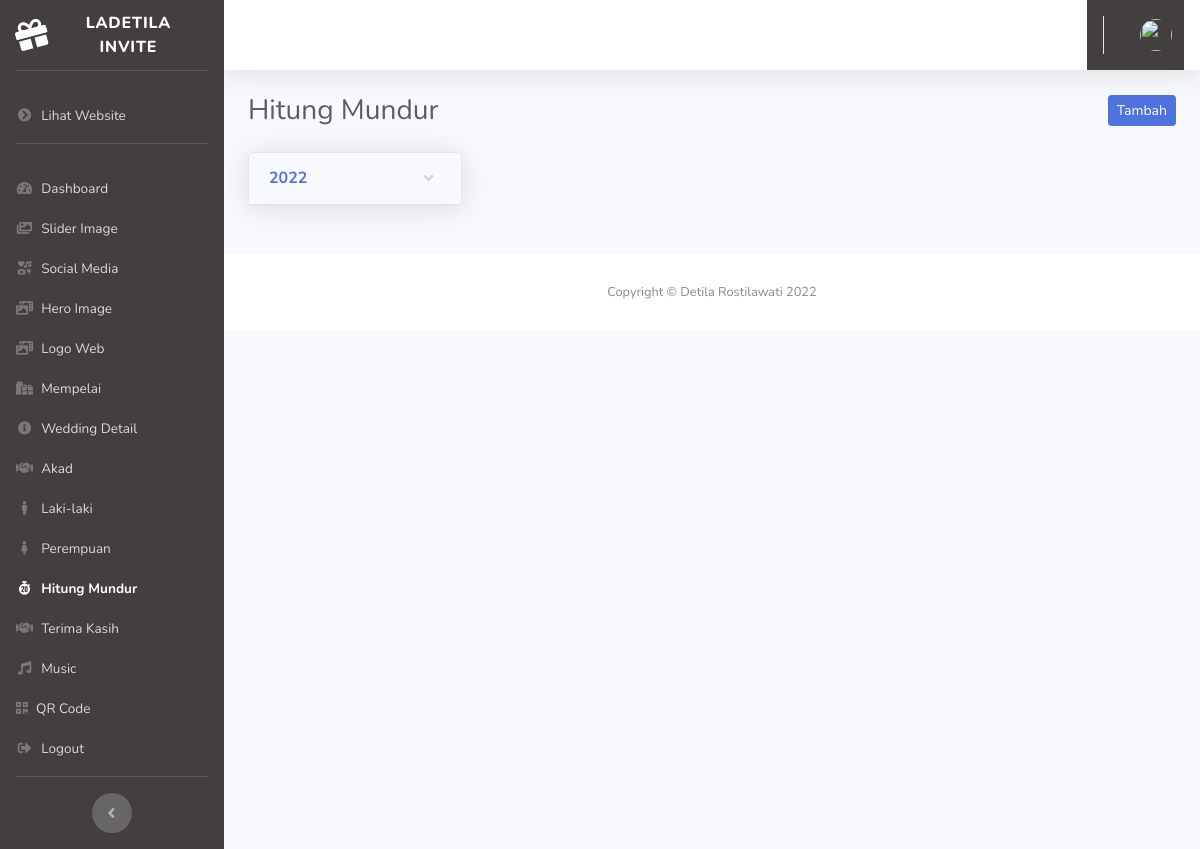
/index.php/admin/mundur, run on the app's committed database.
### tables this page shows
CREATE TABLE `user_sub_menu` (
  `id` int(11) NOT NULL,
  `title` varchar(128) NOT NULL,
  `url` varchar(128) NOT NULL,
  `icon` varchar(128) NOT NULL
);

CREATE TABLE `hitung_mundur` (
  `id` int(11) NOT NULL,
  `tahun` varchar(10) NOT NULL,
  `bulan` varchar(10) NOT NULL,
  `hari` varchar(10) NOT NULL
);

### application/controllers/Admin.php (called while the page is built, shortened)
<?php
class Admin extends CI_Controller
{
    public function mundur()
    {
        $data['title']  = 'Hitung Mundur';
        $data['user'] = $this->db->get_where('user', ['email' => $this->session->userdata('email')])->row_array();
        $this->db->order_by('id', 'DESC');
        $data['hitung_mundur'] = $this->db->get('hitung_mundur')->result_array();
        $this->form_validation->set_rules('tahun', 'Tahun', 'required');
        $this->form_validation->set_rules('bulan', 'Bulan', 'required');
        $this->form_validation->set_rules('hari', 'Hari', 'required');
        if ($this->form_validation->run() == false) {
            $this->load->view('templates/header', $data);
            $this->load->view('templates/sidebar', $data);
            $this->load->view('templates/topbar', $data);
            $this->load->view('admin/mundur', $data);
            $this->load->view('templates/footer');
        }
    }
}

### index.php (called while the page is built, shortened)
<?php
require_once BASEPATH.'core/CodeIgniter.php';

### application/views/admin/mundur.php (the view, shortened to what this page needs)
<div class="container-fluid">
    <div class="d-sm-flex align-items-center justify-content-between mb-4">
        <h1 class="h3 mb-0 text-gray-800"><?= $title; ?></h1>
        <button class="btn btn-sm btn-primary float-right" data-toggle="modal" data-target="#tambahmundurModal"> Tambah</button>
    </div>
    <div class="row">
        <?php foreach ($hitung_mundur as $hm) : ?>
            <div class="col-xl-3 col-md-6 mb-4">
                <div class="card shadow mb-4">
                    <a href="#collapseCardExample" class="d-block card-header py-3" data-toggle="collapse" role="button" aria-expanded="true" aria-controls="collapseCardExample">
                        <h6 class="m-0 font-weight-bold text-primary"><?= $hm['tahun']; ?></h6>
                    </a>
                </div>
            </div>
        <?php endforeach; ?>
    </div>
</div>

### application/views/templates/sidebar.php (shortened to what this page needs)
<ul class="navbar-nav sidebar sidebar-dark accordion" id="accordionSidebar">
    <a class="sidebar-brand d-flex align-items-center justify-content-center" href="<?= base_url('auth'); ?>">
        <div class="sidebar-brand-icon rotate-n-15">
            <i class="fas fa-gift"></i>
        </div>
        <div class="sidebar-brand-text mx-3">Ladetila Invite</div>
    </a>
    <hr class="sidebar-divider">
    <li class="nav-item">
        <a class="nav-link" href="<?= base_url() ?>">
            <i class="fas fa-fw fa-chevron-circle-right"></i>
            <span>Lihat Website</span></a>
    </li>
    <hr class="sidebar-divider">
    <?php
    $querySubMenu = "SELECT *
                  FROM user_sub_menu
                  ";
    $subMenu = $this->db->query($querySubMenu)->result_array();
    ?>
    <?php foreach ($subMenu as $sm) : ?>
        <?php if ($title == $sm['title']) : ?>
            <li class="nav-item active">
            <?php else : ?>
            <li class="nav-item">
            <?php endif; ?>
            <a class="nav-link pb-0" href="<?= base_url($sm['url']); ?>">
                <i class="<?= $sm['icon']; ?>"></i>
                <span><?= $sm['title']; ?></span></a>
            </li>
        <?php endforeach; ?>
        <li class="nav-item">
            <a class="nav-link" href="<?= base_url('auth/logout') ?>">
                <i class="fas fa-fw fa-sign-out-alt" data-dismiss="modal"></i>
                <span>Logout</span></a>
        </li>
        <hr class="sidebar-divider">
        <div class="text-center d-none d-md-inline">
            <button class="rounded-circle border-0" id="sidebarToggle"></button>
        </div>
</ul>

### application/views/templates/sidebar.php (style rules this page uses)
ul { background: linear-gradient(to right, #423F3E 0%, #423F3E 0%); }

### data on the page
user_sub_menu: title "Dashboard"
user_sub_menu: title "Slider Image"
user_sub_menu: title "Social Media"
user_sub_menu: title "Hero Image"
user_sub_menu: title "Logo Web"
user_sub_menu: title "Mempelai"
user_sub_menu: title "Wedding Detail"
user_sub_menu: title "Akad"
user_sub_menu: title "Laki-laki"
user_sub_menu: title "Perempuan"
user_sub_menu: title "Hitung Mundur"
user_sub_menu: title "Terima Kasih"
user_sub_menu: title "Music"
user_sub_menu: title "QR Code"
hitung_mundur: tahun "2022"

### other printed values
$title "Hitung Mundur"
